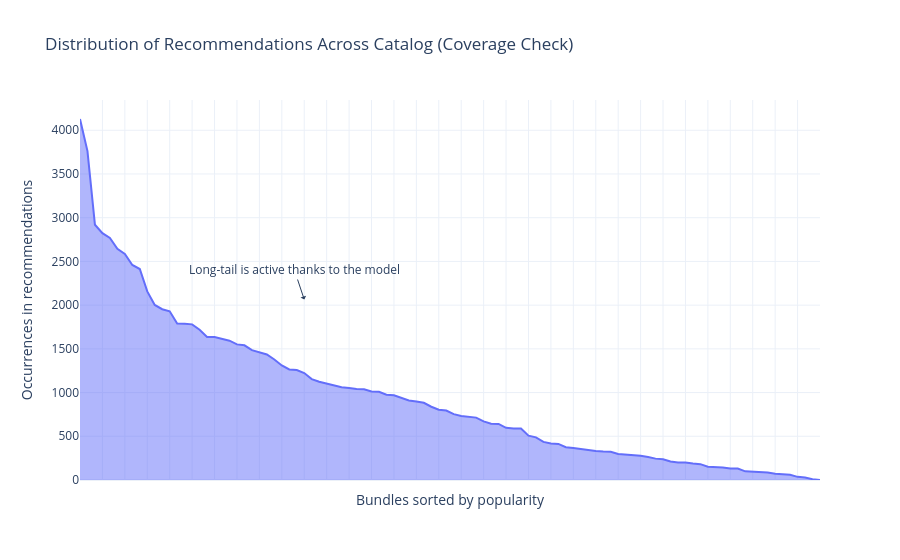

Source (notebook cell):
### Code cell
import plotly.express as px
import pandas as pd
import numpy as np

# Simulation for the number of recommendations per bundle
bundle_ids = [f"Bundle {i}" for i in range(1, 101)] # Taking the top 100 bundles for display
recommendation_counts = np.random.exponential(scale=1000, size=100)
recommendation_counts = np.sort(recommendation_counts)[::-1] # Sorting in descending order

df_coverage = pd.DataFrame({'Bundle': bundle_ids, 'Recommendation Count': recommendation_counts})

fig = px.area(df_coverage, x='Bundle', y='Recommendation Count',
              title='Distribution of Recommendations Across Catalog (Coverage Check)',
              labels={'Bundle': 'Bundles sorted by popularity', 'Recommendation Count': 'Occurrences in recommendations'})

fig.update_layout(xaxis=dict(showticklabels=False), # Hiding bundle names due to crowding
                  template='plotly_white')

# Adding a reference line to show that recommendations do not drop off too quickly (Long-tail is active)
fig.add_annotation(x=30, y=max(recommendation_counts)*0.5,
            text="Long-tail is active thanks to the model",
            showarrow=True, arrowhead=1)

fig.show()

### Figure 1 — Plotly figure (JSON) as saved in the notebook; plotly's stock layout.template omitted (floating-point values rounded to 4 significant figures)
{"data": [{"fillpattern": {"shape": ""}, "hovertemplate": "Bundles sorted by popularity=%{x}<br>Occurrences in recommendations=%{y}<extra></extra>", "legendgroup": "", "line": {"color": "#636efa"}, "marker": {"symbol": "circle"}, "mode": "lines", "name": "", "orientation": "v", "showlegend": false, "stackgroup": "1", "type": "scatter", "x": ["Bundle 1", "Bundle 2", "Bundle 3", "Bundle 4", "Bundle 5", "Bundle 6", "Bundle 7", "Bundle 8", "Bundle 9", "Bundle 10", "Bundle 11", "Bundle 12", "Bundle 13", "Bundle 14", "Bundle 15", "Bundle 16", "Bundle 17", "Bundle 18", "Bundle 19", "Bundle 20", "Bundle 21", "Bundle 22", "Bundle 23", "Bundle 24", "Bundle 25", "Bundle 26", "Bundle 27", "Bundle 28", "Bundle 29", "Bundle 30", "Bundle 31", "Bundle 32", "Bundle 33", "Bundle 34", "Bundle 35", "Bundle 36", "Bundle 37", "Bundle 38", "Bundle 39", "Bundle 40", "Bundle 41", "Bundle 42", "Bundle 43", "Bundle 44", "Bundle 45", "Bundle 46", "Bundle 47", "Bundle 48", "Bundle 49", "Bundle 50", "Bundle 51", "Bundle 52", "Bundle 53", "Bundle 54", "Bundle 55", "Bundle 56", "Bundle 57", "Bundle 58", "Bundle 59", "Bundle 60", "Bundle 61", "Bundle 62", "Bundle 63", "Bundle 64", "Bundle 65", "Bundle 66", "Bundle 67", "Bundle 68", "Bundle 69", "Bundle 70", "Bundle 71", "Bundle 72", "Bundle 73", "Bundle 74", "Bundle 75", "Bundle 76", "Bundle 77", "Bundle 78", "Bundle 79", "Bundle 80", "Bundle 81", "Bundle 82", "Bundle 83", "Bundle 84", "Bundle 85", "Bundle 86", "Bundle 87", "Bundle 88", "Bundle 89", "Bundle 90", "Bundle 91", "Bundle 92", "Bundle 93", "Bundle 94", "Bundle 95", "Bundle 96", "Bundle 97", "Bundle 98", "Bundle 99", "Bundle 100"], "xaxis": "x", "y": [4129.0, 3761.0, 2920.0, 2823.0, 2767.0, 2643.0, 2585.0, 2459.0, 2413.0, 2157.0, 2002.0, 1953.0, 1929.0, 1791.0, 1788.0, 1780.0, 1719.0, 1636.0, 1634.0, 1611.0, 1593.0, 1551.0, 1540.0, 1485.0, 1465.0, 1436.0, 1379.0, 1310.0, 1264.0, 1258.0, 1223.0, 1154.0, 1124.0, 1105.0, 1082.0, 1061.0, 1051.0, 1040.0, 1039.0, 1012.0, 1008.0, 974.5, 968.0, 941.2, 909.2, 898.2, 883.0, 838.1, 803.2, 794.5, 753.5, 733.1, 721.9, 713.4, 670.9, 644.3, 640.9, 596.6, 587.8, 587.7, 506.9, 487.9, 435.4, 417.6, 412.3, 374.3, 365.7, 351.6, 338.2, 331.5, 325.2, 323.5, 297.1, 291.6, 287.6, 277.3, 262.6, 244.4, 237.9, 211.0, 201.5, 199.5, 188.1, 181.4, 152.2, 148.0, 143.8, 130.7, 130.4, 98.74, 95.7, 88.54, 85.43, 72.56, 63.61, 59.5, 36.15, 29.15, 9.103, 1.204], "yaxis": "y"}], "layout": {"annotations": [{"arrowhead": 1, "showarrow": true, "text": "Long-tail is active thanks to the model", "x": 30, "y": 2064.0}], "legend": {"tracegroupgap": 0}, "title": {"text": "Distribution of Recommendations Across Catalog (Coverage Check)"}, "xaxis": {"anchor": "y", "domain": [0, 1], "showticklabels": false, "title": {"text": "Bundles sorted by popularity"}}, "yaxis": {"anchor": "x", "domain": [0, 1], "title": {"text": "Occurrences in recommendations"}}}}
